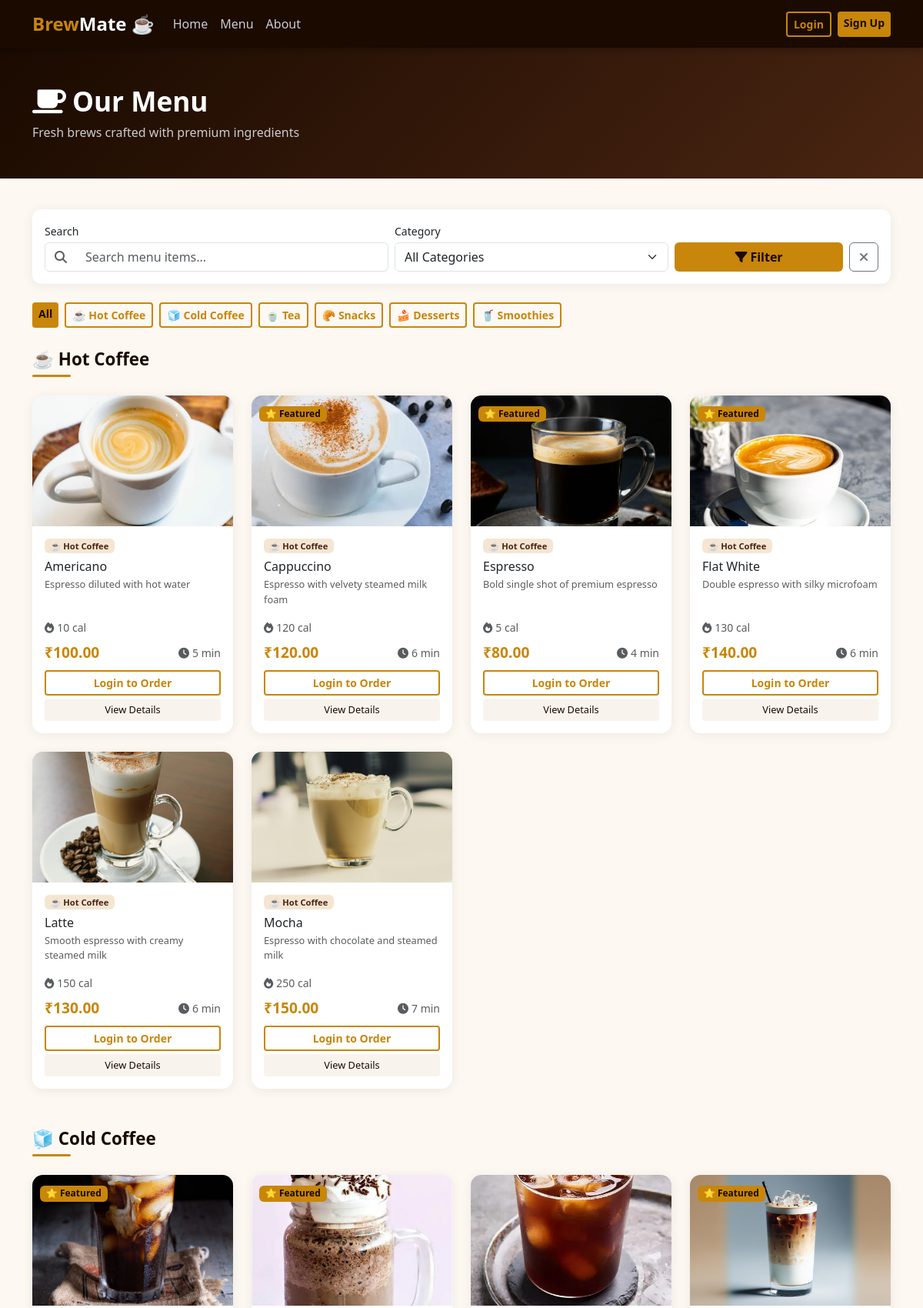
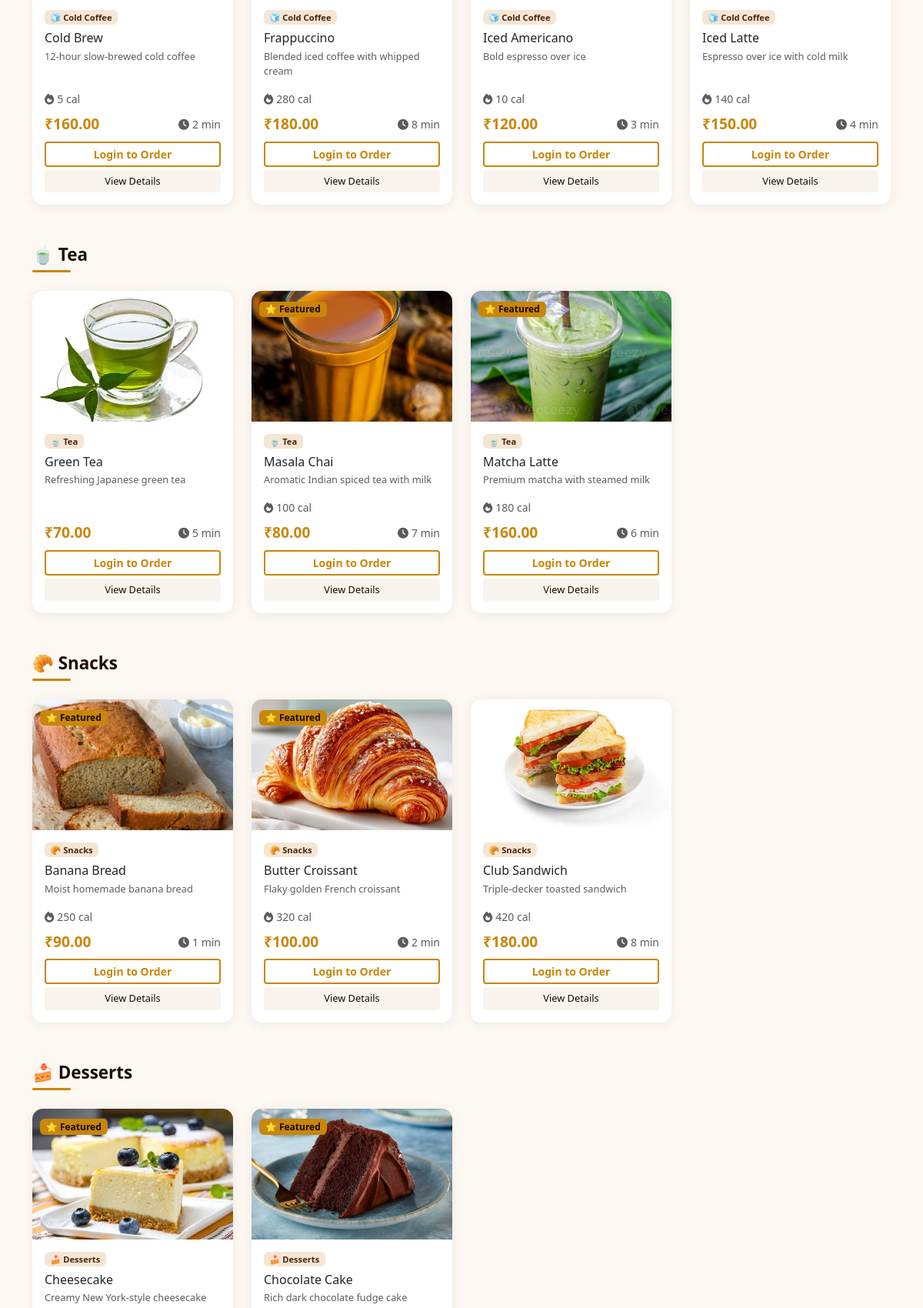
The app's page /menu/ (upper part) with its own data (2 pictures, top to bottom).
### coffee/models.py (models this page shows, shortened)
class Category(models.Model):
    name      = models.CharField(max_length=50, unique=True)
    icon      = models.CharField(max_length=10, default='☕')
    order     = models.PositiveIntegerField(default=0)
    is_active = models.BooleanField(default=True)
    class Meta:
        db_table            = 'coffee_category'
        ordering            = ['order', 'name']
        verbose_name_plural = 'Categories'

class Product(models.Model):
    category    = models.ForeignKey(
        Category, on_delete=models.CASCADE, related_name='products'
    )
    name        = models.CharField(max_length=100, default='')
    slug        = models.SlugField(max_length=120, unique=True,
                                   blank=True, default='')
    description = models.TextField(blank=True, default='')
    price       = models.DecimalField(max_digits=8, decimal_places=2,
                                      default=Decimal('0.00'))
    image       = models.ImageField(upload_to='products/',
                                    blank=True, null=True, default=None)
    is_available = models.BooleanField(default=True, db_index=True)
    is_featured  = models.BooleanField(default=False)
    prep_time    = models.PositiveIntegerField(default=5)
    calories     = models.PositiveIntegerField(null=True, blank=True,
                                               default=None)
    created_at   = models.DateTimeField(auto_now_add=True)
    updated_at   = models.DateTimeField(auto_now=True)
    class Meta:
        db_table = 'coffee_product'
        ordering = ['category', 'name']

### coffee/views.py (the view)
# urls.py: path('menu/',                          views.menu_view,             name='menu'),
def menu_view(request):
    categories = Category.objects.filter(is_active=True).prefetch_related('products')
    q      = request.GET.get('q', '').strip()
    cat_id = request.GET.get('category', '').strip()
    products = Product.objects.filter(is_available=True).select_related('category')
    if q:
        products = products.filter(
            Q(name__icontains=q) | Q(description__icontains=q)
        )
    if cat_id:
        products = products.filter(category_id=cat_id)
    return render(request, 'coffee/menu.html', {
        'categories':   categories,
        'products':     products,
        'q':            q,
        'selected_cat': cat_id,
    })

### coffee/context_processors.py (called while the page is built, shortened)
def global_context(request):
    cart_count  = 0
    notif_count = 0
    return {'cart_count': cart_count, 'notif_count': notif_count}

### coffee/templates/coffee/menu.html (shortened to what this page needs)
{% extends 'coffee/base.html' %}
{% block content %}
<div class="page-hero">
  <div class="container">
    <h1><i class="fa fa-coffee me-2"></i>Our Menu</h1>
    <p class="mb-0 mt-1" style="color:#ccc">Fresh brews crafted with premium ingredients</p>
  </div>
</div>
<div class="container pb-5">
  <div class="card mb-4 p-3">
    <form method="get" class="row g-2 align-items-end">
      <div class="col-md-5">
        <label class="form-label fw-600 small mb-1">Search</label>
        <div class="input-group">
          <span class="input-group-text bg-white"><i class="fa fa-search text-muted"></i></span>
          <input type="text" name="q" class="form-control border-start-0" placeholder="Search menu items..." value="{{ q }}">
        </div>
      </div>
      <div class="col-md-4">
        <label class="form-label fw-600 small mb-1">Category</label>
        <select name="category" class="form-select">
          <option value="">All Categories</option>
        </select>
      </div>
      <div class="col-md-3 d-flex gap-2">
        <button type="submit" class="btn btn-brew flex-fill"><i class="fa fa-filter me-1"></i>Filter</button>
        <a href="{% url 'menu' %}" class="btn btn-outline-secondary"><i class="fa fa-times"></i></a>
      </div>
    </form>
  </div>
  <div class="d-flex gap-2 flex-wrap mb-4">
    <a href="{% url 'menu' %}" class="btn btn-sm {% if not selected_cat %}btn-brew{% else %}btn-brew-outline{% endif %}">All</a>
    {% for cat in categories %}
    <a href="?category={{ cat.id }}" class="btn btn-sm {% if selected_cat == cat.id|stringformat:"s" %}btn-brew{% else %}btn-brew-outline{% endif %}">
      {{ cat.icon }} {{ cat.name }}
    </a>
    {% endfor %}
  </div>
  {% if products %}
  {% regroup products by category as cat_products %}
  {% if not selected_cat and not q %}
    {% for group in cat_products %}
    <div class="mb-5" id="cat-{{ group.grouper.id }}">
      <div class="section-title">{{ group.grouper.icon }} {{ group.grouper.name }}</div>
      <div class="row g-4">
        {% for product in group.list %}
        <div class="col-sm-6 col-md-4 col-lg-3">
          {% include 'coffee/partials/product_card.html' %}
        </div>
        {% endfor %}
      </div>
    </div>
    {% endfor %}
  {% endif %}
  {% endif %}
</div>
{% endblock %}

### coffee/templates/coffee/partials/product_card.html
<div class="card product-card h-100">
  {% if product.image %}
    <img src="{{ product.image.url }}" class="card-img-top" alt="{{ product.name }}" style="height:170px;object-fit:cover">
  {% else %}
    <div class="card-img-top d-flex align-items-center justify-content-center" style="height:170px;background:linear-gradient(135deg,#f8f4ed,#ede8df);font-size:3.5rem">☕</div>
  {% endif %}
  {% if product.is_featured %}
  <div style="position:absolute;top:10px;left:10px">
    <span class="badge" style="background:var(--brew-gold);color:var(--brew-dark)">⭐ Featured</span>
  </div>
  {% endif %}
  <div class="card-body d-flex flex-column">
    <span class="badge mb-2" style="background:var(--brew-light);color:var(--brew-brown);width:fit-content;font-size:.7rem">{{ product.category.icon }} {{ product.category.name }}</span>
    <h6 class="card-title fw-700 mb-1">{{ product.name }}</h6>
    <p class="card-text text-muted small flex-grow-1" style="font-size:.8rem">{{ product.description|truncatechars:65|default:"Freshly prepared with premium ingredients." }}</p>
    {% if product.calories %}
    <div class="small text-muted mb-1"><i class="fa fa-fire me-1"></i>{{ product.calories }} cal</div>
    {% endif %}
    <div class="d-flex justify-content-between align-items-center mt-1 mb-2">
      <span class="product-price">₹{{ product.price }}</span>
      <small class="text-muted"><i class="fa fa-clock me-1"></i>{{ product.prep_time }} min</small>
    </div>
    {% if user.is_authenticated and user.role == 'customer' %}
    <form method="post" action="{% url 'add_to_cart' product.id %}">
      {% csrf_token %}
      <input type="hidden" name="quantity" value="1">
      <input type="hidden" name="next" value="menu">
      <button type="submit" class="btn btn-brew btn-sm w-100"><i class="fa fa-plus me-1"></i>Add to Cart</button>
    </form>
    {% elif not user.is_authenticated %}
    <a href="{% url 'login' %}" class="btn btn-brew-outline btn-sm w-100">Login to Order</a>
    {% endif %}
    <a href="{% url 'product_detail' product.slug %}" class="btn btn-sm w-100 mt-1" style="background:#f8f4ed;color:var(--brew-dark);font-size:.8rem">View Details</a>
  </div>
</div>

### coffee/templates/coffee/base.html (style rules this page uses)
:root { --brew-dark: #1a0a00; --brew-brown: #4a2512; --brew-medium: #7b3f00; --brew-gold: #c8860a; --brew-light: #f5e6d3; --brew-cream: #fdf8f2; }
* { margin: 0; padding: 0; box-sizing: border-box; }
body { background: var(--brew-cream); color: var(--brew-dark); font-family: 'Segoe UI', sans-serif; }
.btn-brew { background: var(--brew-gold); color: var(--brew-dark); border: none; font-weight: 600; }
.btn-brew-outline { background: transparent; border: 2px solid var(--brew-gold); color: var(--brew-gold); font-weight: 600; }
.card { border: none; border-radius: 12px; box-shadow: 0 2px 15px rgba(0,0,0,0.07); }
.page-hero { background: linear-gradient(135deg, var(--brew-dark) 0%, var(--brew-brown) 100%); color: #fff; padding: 3rem 0; margin-bottom: 2.5rem; }
.page-hero h1 { font-weight: 800; font-size: 2.2rem; }
.section-title { font-weight: 700; font-size: 1.4rem; color: var(--brew-dark); position: relative; padding-bottom: .4rem; margin-bottom: 1.5rem; }
.section-title::after { content: ''; position: absolute; bottom: 0; left: 0; width: 50px; height: 3px; background: var(--brew-gold); border-radius: 2px; }
.product-card { border-radius: 14px; overflow: hidden; transition: transform .2s, box-shadow .2s; }
.product-card .card-img-top { height: 180px; object-fit: cover; background: #f0e8dc; }
.product-card .product-price { color: var(--brew-gold); font-size: 1.2rem; font-weight: 700; }

### records on screen
Category: icon "☕", name "Hot Coffee", grouper.icon "☕", grouper.name "Hot Coffee"
Category: icon "🧊", name "Cold Coffee", grouper.icon "🧊", grouper.name "Cold Coffee"
Category: icon "🍵", name "Tea", grouper.icon "🍵", grouper.name "Tea"
Category: icon "🥐", name "Snacks", grouper.icon "🥐", grouper.name "Snacks"
Category: icon "🍰", name "Desserts", grouper.icon "🍰", grouper.name "Desserts"
Category: icon "🥤", name "Smoothies"
Product: image (picture), category.icon "☕", category.name "Hot Coffee", name "Americano", description "Espresso diluted with hot water", calories "10", price "100.00", prep_time "5", shows "Login to Order"
Product: image (picture), is_featured "⭐ Featured", category.icon "☕", category.name "Hot Coffee", name "Cappuccino", description "Espresso with velvety steamed milk foam", calories "120", price "120.00", prep_time "6", shows "Login to Order"
Product: image (picture), is_featured "⭐ Featured", category.icon "☕", category.name "Hot Coffee", name "Espresso", description "Bold single shot of premium espresso", calories "5", price "80.00", prep_time "4", shows "Login to Order"
Product: image (picture), is_featured "⭐ Featured", category.icon "☕", category.name "Hot Coffee", name "Flat White", description "Double espresso with silky microfoam", calories "130", price "140.00", prep_time "6", shows "Login to Order"
Product: image (picture), category.icon "☕", category.name "Hot Coffee", name "Latte", description "Smooth espresso with creamy steamed milk", calories "150", price "130.00", prep_time "6", shows "Login to Order"
Product: image (picture), category.icon "☕", category.name "Hot Coffee", name "Mocha", description "Espresso with chocolate and steamed milk", calories "250", price "150.00", prep_time "7", shows "Login to Order"
Product: image (picture), is_featured "⭐ Featured", category.icon "🧊", category.name "Cold Coffee", name "Cold Brew", description "12-hour slow-brewed cold coffee", calories "5", price "160.00", prep_time "2", shows "Login to Order"
Product: image (picture), is_featured "⭐ Featured", category.icon "🧊", category.name "Cold Coffee", name "Frappuccino", description "Blended iced coffee with whipped cream", calories "280", price "180.00", prep_time "8", shows "Login to Order"
Product: image (picture), category.icon "🧊", category.name "Cold Coffee", name "Iced Americano", description "Bold espresso over ice", calories "10", price "120.00", prep_time "3", shows "Login to Order"
Product: image (picture), is_featured "⭐ Featured", category.icon "🧊", category.name "Cold Coffee", name "Iced Latte", description "Espresso over ice with cold milk", calories "140", price "150.00", prep_time "4", shows "Login to Order"
Product: image (picture), category.icon "🍵", category.name "Tea", name "Green Tea", description "Refreshing Japanese green tea", price "70.00", prep_time "5", shows "Login to Order"
Product: image (picture), is_featured "⭐ Featured", category.icon "🍵", category.name "Tea", name "Masala Chai", description "Aromatic Indian spiced tea with milk", calories "100", price "80.00", prep_time "7", shows "Login to Order"
Product: image (picture), is_featured "⭐ Featured", category.icon "🍵", category.name "Tea", name "Matcha Latte", description "Premium matcha with steamed milk", calories "180", price "160.00", prep_time "6", shows "Login to Order"
Product: image (picture), is_featured "⭐ Featured", category.icon "🥐", category.name "Snacks", name "Banana Bread", description "Moist homemade banana bread", calories "250", price "90.00", prep_time "1", shows "Login to Order"
Product: image (picture), is_featured "⭐ Featured", category.icon "🥐", category.name "Snacks", name "Butter Croissant", description "Flaky golden French croissant", calories "320", price "100.00", prep_time "2", shows "Login to Order"
Product: image (picture), category.icon "🥐", category.name "Snacks", name "Club Sandwich", description "Triple-decker toasted sandwich", calories "420", price "180.00", prep_time "8", shows "Login to Order"
Product: image (picture), is_featured "⭐ Featured", category.icon "🍰", category.name "Desserts", name "Cheesecake", description "Creamy New York-style cheesecake"
Product: image (picture), is_featured "⭐ Featured", category.icon "🍰", category.name "Desserts", name "Chocolate Cake", description "Rich dark chocolate fudge cake"
